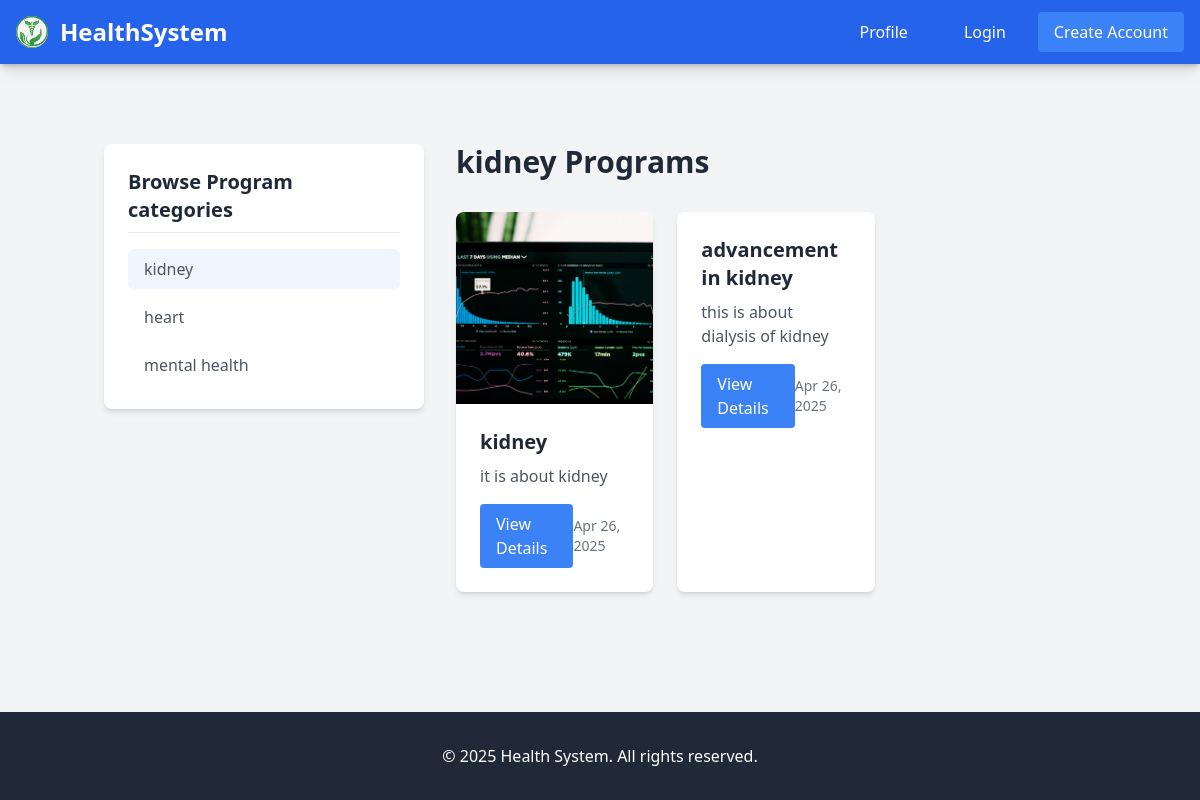
Before: /programs/kidney/ with the older database file.
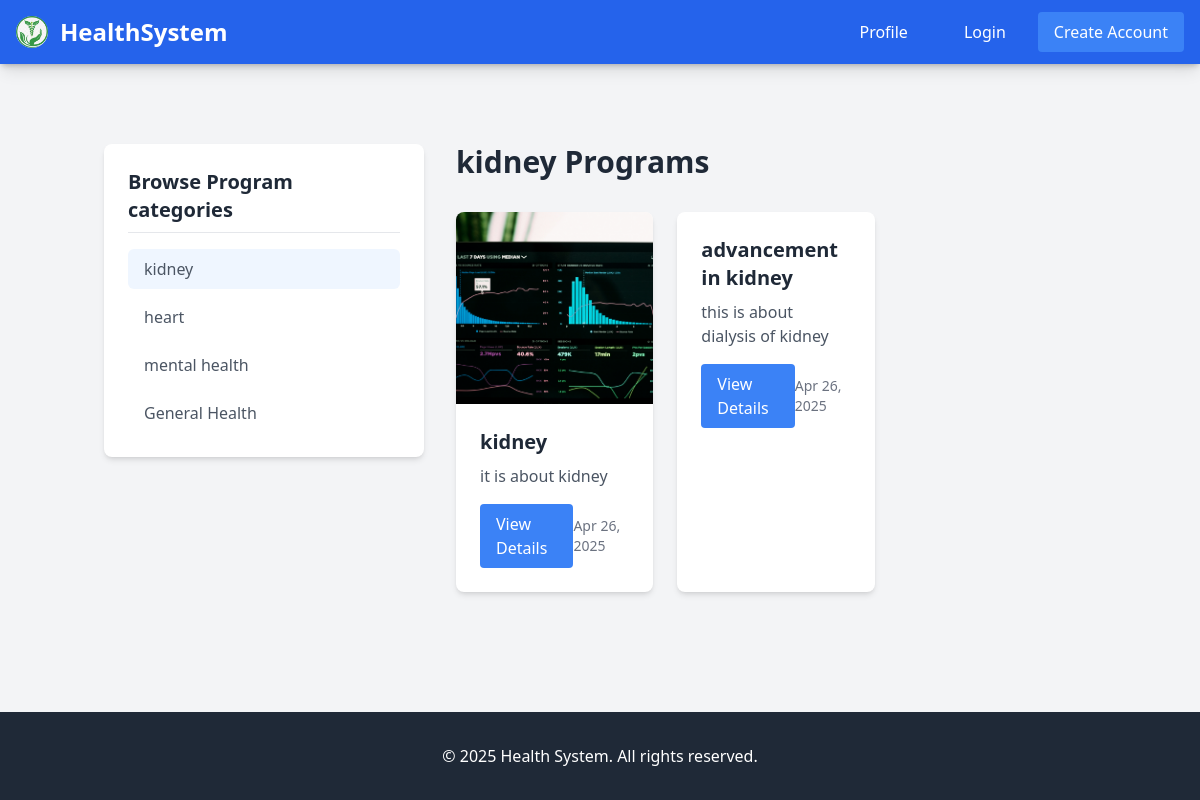
After: the same page with the newer database file.
### health/models.py (models this page shows, shortened)
class Category(models.Model):
    name = models.CharField(max_length=100)
    slug = models.SlugField(max_length=100, unique=True)
    class Meta:
        verbose_name_plural = 'health_programs'

class Program(models.Model):
    category = models.ForeignKey(Category, related_name="programs", on_delete=models.CASCADE)
    name = models.CharField(max_length=100)
    slug = models.SlugField(max_length=100, unique=True)
    description = models.TextField(blank=True)
    available = models.BooleanField(default=True)
    created = models.DateTimeField(auto_now_add=True)
    updated = models.DateTimeField(auto_now=True)
    image = models.ImageField(upload_to='programs', blank=True, null=True)

### health/views.py (the view)
# urls.py: path('programs/', views.program_list_by_category, name='product_list_by_category'),
def program_list_by_category(request, category_slug):
    categories = Category.objects.all()
    current_category = None
    programs = Program.objects.filter(available=True)
    if category_slug:
        current_category = get_object_or_404(Category, slug=category_slug)
        programs = programs.filter(category=current_category)
    return render(request, 'program/programs/programs.html', {
        'categories': categories,
        'programs': programs,
        'current_category': current_category
    })

### health/templates/program/programs/programs.html
{% extends 'base.html' %}
{% load static %}
{% block content %}
<div class="container mx-auto px-4 py-8 flex flex-col md:flex-row gap-8">
    <aside class="w-full md:w-64 lg:w-80 shrink-0">
        <div class="bg-white p-6 rounded-lg shadow-md sticky top-8">
            <h2 class="text-xl font-bold mb-4 border-b pb-2">Browse Program categories</h2>
            <ul class="space-y-2">
                {% for category in categories %}
                <li>
                    <a href="{% url 'program_list_by_category' category.slug %}"
                       class="block px-4 py-2 text-gray-600 hover:bg-blue-50 hover:text-blue-700 rounded-md transition-colors {% if current_category.slug == category.slug %}bg-blue-50 text-blue-700 font-medium{% endif %}">
                        {{ category.name }}
                    </a>
                </li>
                {% endfor %}
            </ul>
        </div>
    </aside>
    <main class="flex-1">
        {% if current_category %}
        <h1 class="text-3xl font-bold mb-8">{{ current_category.name }} Programs</h1>
        {% else %}
        <h1 class="text-3xl font-bold mb-8">All Health Programs</h1>
        {% endif %}
        <div class="grid grid-cols-1 md:grid-cols-2 lg:grid-cols-3 gap-6">
            {% for program in programs %}
            <div class="bg-white rounded-lg shadow-md overflow-hidden">
                {% if program.image %}
                <img src="{{ program.image.url }}"
                     alt="{{ program.name }}"
                     class="w-full h-48 object-cover">
                {% endif %}
                <div class="p-6">
                    <h3 class="text-xl font-bold mb-2">{{ program.name }}</h3>
                    <p class="text-gray-600 mb-4">{{ program.description|truncatechars:100 }}</p>
                    <div class="flex items-center justify-between">
                        <a href="{% url 'program_detail' program.id program.slug %}"
                           class="bg-blue-500 text-white px-4 py-2 rounded hover:bg-blue-600">
                            View Details
                        </a>
                        <span class="text-sm text-gray-500">
                            {{ program.created|date:"M d, Y" }}
                        </span>
                    </div>
                </div>
            </div>
            {% empty %}
            <div class="col-span-full text-center py-4">
                No programs available in this category
            </div>
            {% endfor %}
        </div>
    </main>
</div>
{% endblock %}

Changed rows visible on the page:
added Category: name "General Health"
